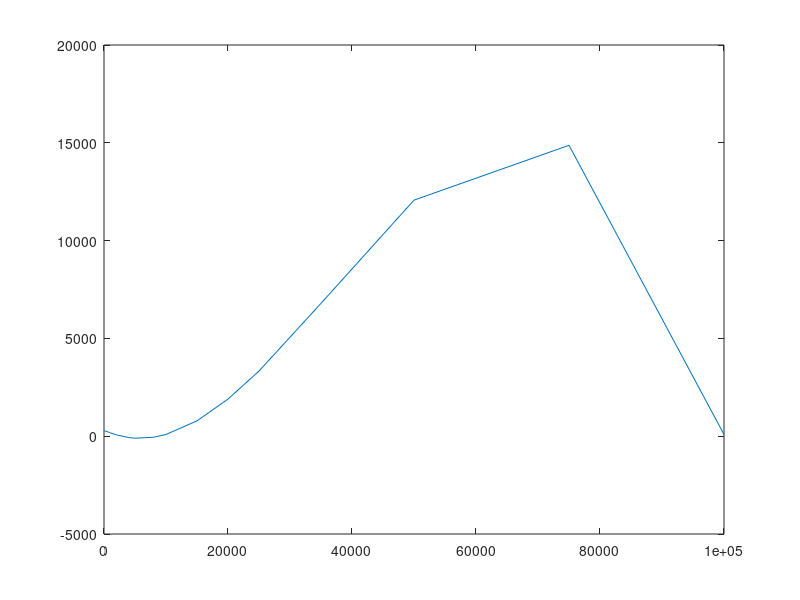

MATLAB code for this plot:
%% Entrega 1 CELT
clc,clear,close all
% Datos
new_frecuencia= [10 25 40 50 60 75 80 100 150 300 500 700 900 1000 2000 4000 5000 8000 10000 15000 20000 25000 35000 50000 75000 100000];
ganancia=[0.008 0.018 0.13 0.16 0.2 0.25 0.26 0.34 0.52 1.1 2 3.5 5.2 5.8 2.2 0.98 0.75 0.47 0.41 0.3 0.24 0.21 0.12 0.08 0.06 0.05];
gananciadB= 20*log10(ganancia);
frecuencia= [10 100 1000 10000 100000];
new_frecuencia2= [10000 15000 20000 25000 35000 50000 75000 100000];
fase=[272 268.2 176.4 87.6 89];
new_fase=interp1(frecuencia,fase,new_frecuencia,'spline')
plot(new_frecuencia,new_fase)